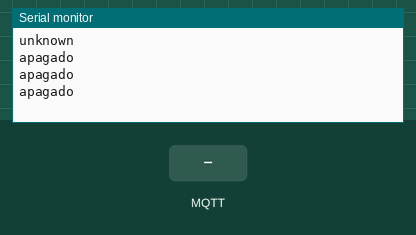
A sketch run on a simulated ESP32. Shown: the last lines printed to the serial monitor. The test bench sets the inputs (shaded band). WiFi joins after 1.5 s; servers stay silent unless stated; no MQTT or app messages arrive unless stated.

Above: at 2.8 s.
2.9 s: MQTT message "encendido" arrives on the first subscribed topic
At 3.09 s:
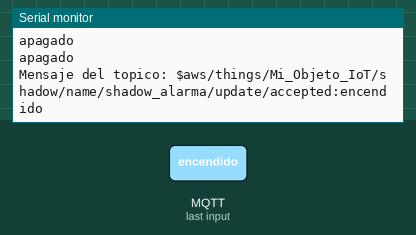
4.4 s: MQTT message "1" arrives on the first subscribed topic
At 4.59 s:
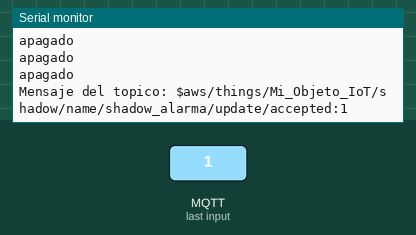
5.9 s: MQTT message "on" arrives on the first subscribed topic
At 6.1 s:
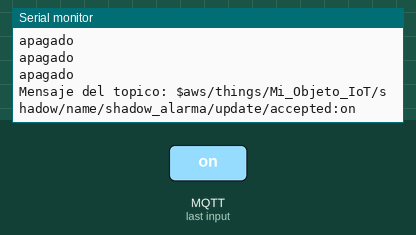
7.4 s: MQTT message "off" arrives on the first subscribed topic
At 7.6 s:
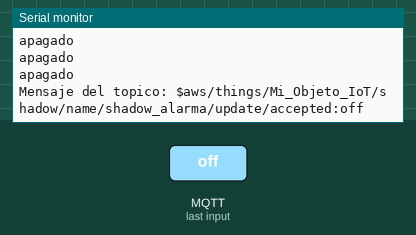

Measured:
- after the input at 2.9 s, the serial monitor: prints a new line at once (image 1)
- after the input at 4.4 s, the serial monitor: prints a new line at once (image 2)
- after the input at 5.9 s, the serial monitor: prints a new line at once (image 3)
- after the input at 7.4 s, the serial monitor: prints a new line at once (image 4)

The sketch:

ProyectoFinalCodigoSensor_FINAL.ino
```cpp
#include <WiFiClientSecure.h>
#include <PubSubClient.h>
#include <ArduinoJson.h>

//HC-SR04
int triggerPin = 14;
int echoPin = 12;

//HC-SR505
const int pinSensorMovimiento = 27;

//Variables Globales
String encendido = "unknown";
bool primer = true;


const char *WIFI_SSID = "UCB-PREMIUM";
const char *WIFI_PASS = "lacatoucb";

const char * MQTT_BROKER = "ab8zecc8ttmh2-ats.iot.us-east-2.amazonaws.com";
const int MQTT_BROKER_PORT = 8883;

const char * MQTT_CLIENT_ID = "jorge.montano@ucb.edu.bo";

const char * PUBLISH_TOPIC_HC505 = "jamt/output/hcm";

const char * SUBSCRIBE_TOPIC_SENSOR = "$aws/things/Mi_Objeto_IoT/shadow/name/shadow_alarma/update/accepted";

const char AMAZON_ROOT_CA1[] PROGMEM = R"EOF(
-----BEGIN CERTIFICATE-----
//Colocado en original
-----END CERTIFICATE-----
)EOF";

const char CERTIFICATE[] PROGMEM = R"KEY(
-----BEGIN CERTIFICATE-----
//Colocado en original
-----END CERTIFICATE-----
)KEY";

const char PRIVATE_KEY[] PROGMEM = R"KEY(
-----BEGIN RSA PRIVATE KEY-----
//Colocado en original
-----END RSA PRIVATE KEY-----
)KEY";

WiFiClientSecure wiFiClient;
PubSubClient mqttClient(wiFiClient);

StaticJsonDocument<JSON_OBJECT_SIZE(3)> outputDoc;
char outputBuffer[128];

StaticJsonDocument<JSON_OBJECT_SIZE(64)> inputDoc;

void publishInfoSistema(int mov,int dist, String encendido){
  outputDoc["detectaMovimiento"] = mov;
  outputDoc["cambioDistancia"] = dist;
  outputDoc["estadoEncendido"] = encendido.c_str();
  serializeJson(outputDoc, outputBuffer);
  mqttClient.publish(PUBLISH_TOPIC_HC505, outputBuffer);
}

void callback(const char * topic, byte * payload, unsigned int lenght) {
  String message;
  for (int i = 0; i < lenght; i++) {
    message += String((char) payload[i]);
  }
  if (String(topic) == SUBSCRIBE_TOPIC_SENSOR) {
    Serial.println("Mensaje del topico: " + String(topic) + ":" + message);

    DeserializationError err = deserializeJson(inputDoc, payload);
    if (!err) {
      String tmpestadoEncendidoReportado = String(inputDoc["state"]["reported"]["estadoEncendido"].as<const char*>());
      String tmpestadoEncendidoDeseado = String(inputDoc["state"]["desired"]["estadoEncendido"].as<const char*>());
      if(!tmpestadoEncendidoDeseado.isEmpty() && !tmpestadoEncendidoDeseado.equals(encendido))
      {
        encendido = tmpestadoEncendidoDeseado;
        publishInfoSistema(0,0,encendido);
        Serial.print("Estado de los Sensores: ");
        Serial.println(encendido);
      }
    }
  }
}

boolean mqttClientConnect() {
  Serial.print("Conectando a " + String(MQTT_BROKER));
  if (mqttClient.connect(MQTT_CLIENT_ID)) {
    Serial.println(" CONECTADO!");

    mqttClient.subscribe(SUBSCRIBE_TOPIC_SENSOR);
    Serial.println("Suscrito a " + String(SUBSCRIBE_TOPIC_SENSOR));

  } else {
    Serial.println("No se pudo conectar a " + String(MQTT_BROKER));
  }
  return mqttClient.connected();
}

long readUltrasonicDistance(int triggerPin, int echoPin)
{
  pinMode(triggerPin, OUTPUT);
  digitalWrite(triggerPin, LOW);
  delayMicroseconds(2);
  digitalWrite(triggerPin, HIGH);
  delayMicroseconds(10);
  digitalWrite(triggerPin, LOW);
  pinMode(echoPin, INPUT);
  return pulseIn(echoPin, HIGH);
}

int detectaMovimiento()
{
  return digitalRead(pinSensorMovimiento);
}

float anteriorCm = 1000;

int cambioDistancia(){

  float cm = 0.01723 * readUltrasonicDistance(14, 12);

  if(anteriorCm!=1000)
  {
      if(anteriorCm-cm>20){
        anteriorCm = cm;
        return 1;
      }
  }
    anteriorCm = cm;
    return 0;
}

void imprimirMedidas(int mov, int dist)
{
  Serial.print("Cambio Distancia: ");
  Serial.print(dist);
  Serial.print(" | Cambio Movimiento: ");
  Serial.println(mov);
}

void setup() {
  Serial.begin(115200);
  Serial.println("Conectando a " + String(WIFI_SSID));
  WiFi.begin(WIFI_SSID, WIFI_PASS);
  while (WiFi.status() != WL_CONNECTED) {
    delay(200);
    Serial.print(".");
  }
  Serial.println(" Conectado!");

  wiFiClient.setCACert(AMAZON_ROOT_CA1);
  wiFiClient.setCertificate(CERTIFICATE);
  wiFiClient.setPrivateKey(PRIVATE_KEY);

  mqttClient.setServer(MQTT_BROKER, MQTT_BROKER_PORT);
  mqttClient.setCallback(callback);
  pinMode(pinSensorMovimiento, INPUT);
}

void loop() {

  Serial.println(encendido);

  if (!mqttClient.connected()) {
    mqttClientConnect();
  }
  else
  {
    mqttClient.loop();
    if(encendido=="encendido"){
      int mov = detectaMovimiento();
      int dist = cambioDistancia();
      imprimirMedidas(mov,dist);
      if(mov==true || dist==true) {
        publishInfoSistema(mov,dist,encendido);
      }
    }
    else
    {
      if(primer==true)
      {
        encendido = "apagado";
        publishInfoSistema(0,0,encendido);
        primer=false;
      }
    }
  }
  delay(250);
}
```
